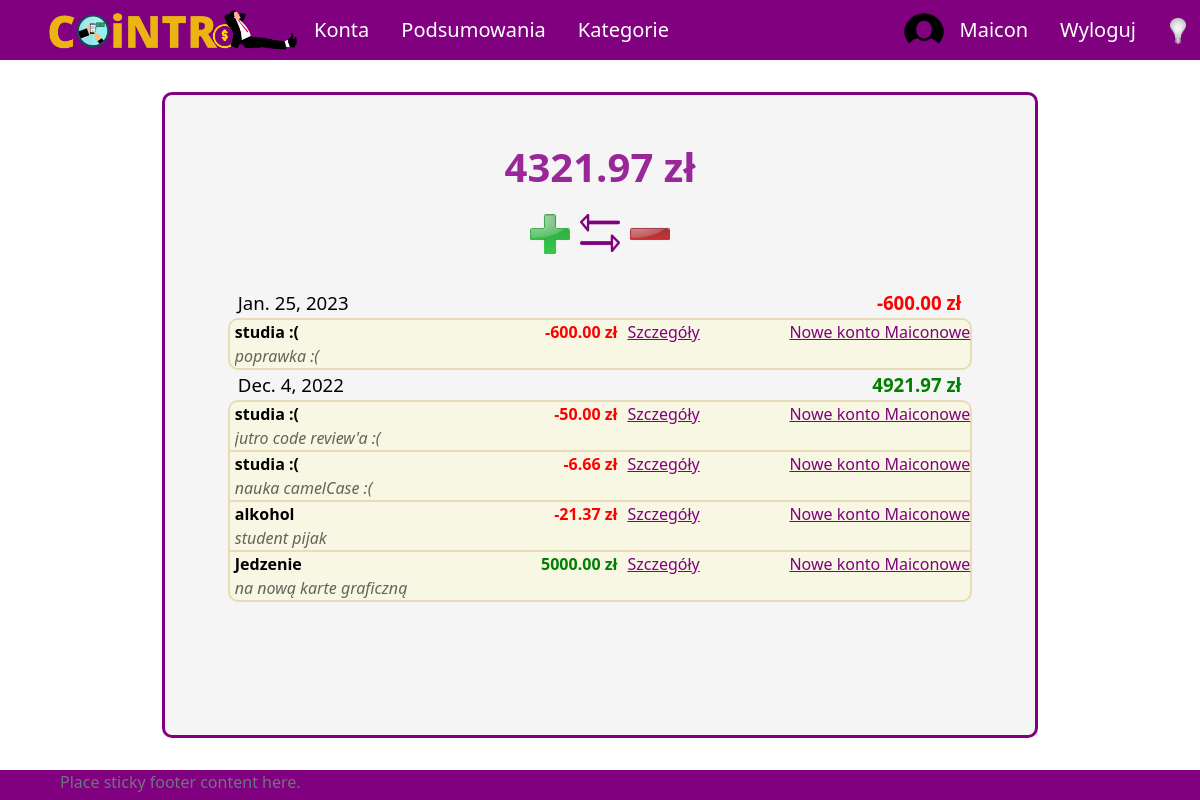
The page / (signed in) on the database as committed earlier.
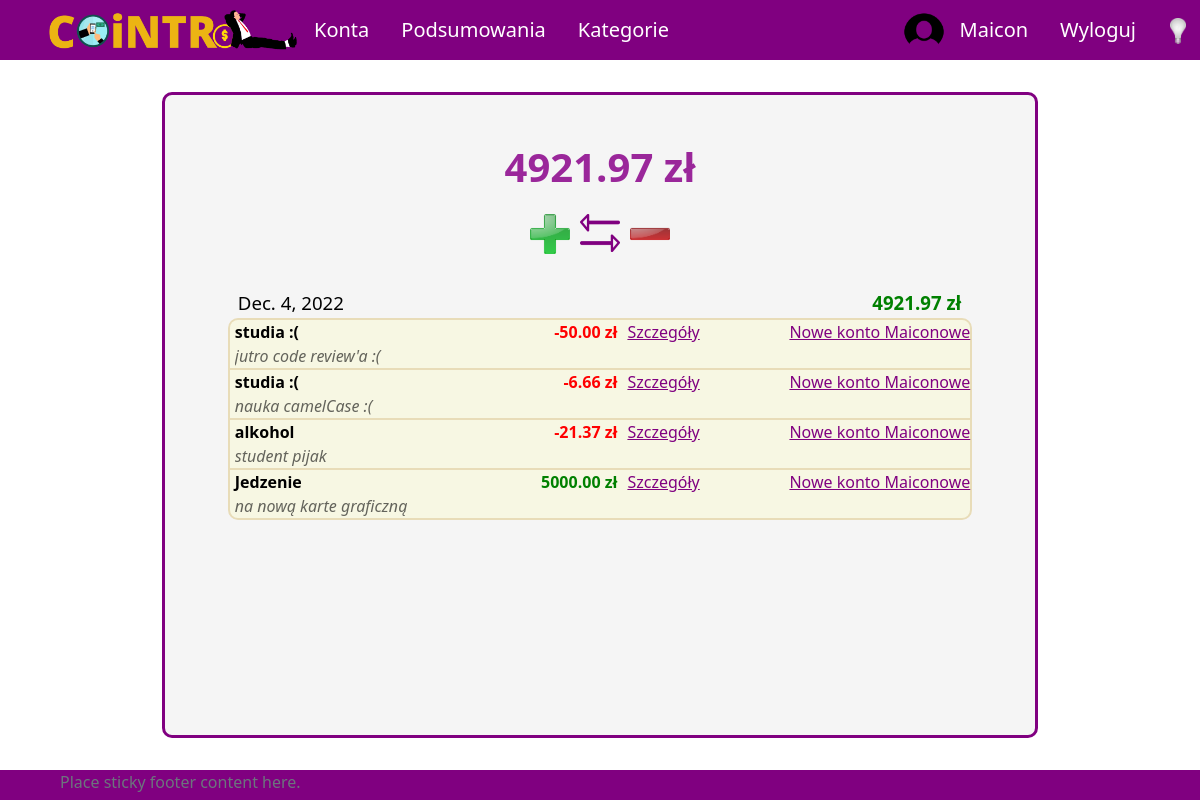
The same page on the database as committed later.
### UsersApp/models.py (models this page shows, shortened)
class Profile(models.Model):
    user = models.OneToOneField(User, on_delete=models.CASCADE, null=True, blank=True)
    name = models.CharField(max_length=200, blank=True, null=True)
    email = models.EmailField(max_length=400, null=True, blank=True)
    username = models.CharField(max_length=200, blank=True, null=True)
    currency = models.ForeignKey('Currency', on_delete=models.SET_NULL, null=True)
    image = models.ImageField(null=True, blank=True)
    created = models.DateTimeField(auto_now_add=True)
    id = models.UUIDField(default=uuid.uuid4, unique=True,
                            primary_key=True, editable=False)

class Currency(models.Model):
    name = models.CharField(max_length=100)
    access_name = models.CharField(max_length=20) #access_name nazwa aby zdobyć kurs walut
    sign = models.CharField(max_length=5) #znak waluty
    id = models.UUIDField(default=uuid.uuid4, unique=True,
                            primary_key=True, editable=False)

class Category(models.Model):
    SCOPE_CHOICES = (
        ("INCOME", "income"),
        ("EXPENSE", "expense"),
    )
    name = models.CharField(max_length=255)
    owner = models.ForeignKey(Profile, null=True, blank=True, on_delete=models.CASCADE)
    scope = models.CharField(max_length=10, choices=SCOPE_CHOICES) #income / expense - do oddzielenia rodzaju transakcji
    id = models.UUIDField(default=uuid.uuid4, unique=True, primary_key=True, editable=False)
    def __str__(self):
        return self.name

### aplication/models.py (models this page shows, shortened)
class Transaction(models.Model):
    intervals = {
        'daily': (lambda x: x + timedelta(days=1), 'Codziennie'),
        'weekly': (lambda x: x + timedelta(weeks=1), 'Co tydzień'),
        'biweekly': (lambda x: x + timedelta(weeks=2), 'Co 2 tygodnie'),
        'montly': (lambda x: x + relativedelta(months=+1), 'Co miesiąc')}
    id_account = models.ForeignKey(Account, on_delete=models.CASCADE)
    id_user = models.ForeignKey(Profile, on_delete=models.SET_NULL, null=True) #konto z którego dokonano transakcji zostało usunięte ale transakcja ma pozostać
    id_category = models.ForeignKey(Category, on_delete=models.CASCADE)
    id_subcategory = models.ForeignKey(Subcategory, on_delete=models.SET_NULL, null=True, blank=True)
    currency = models.ForeignKey(Currency, on_delete=models.SET_NULL, null=True)
    repeat = models.CharField(null=True, blank=True, choices=tuple([(k, v[1]) for k, v in intervals.items()]), max_length=50)
    amount = models.DecimalField(max_digits=10, decimal_places=2)
    converted_amount = models.DecimalField(max_digits=10, decimal_places=2)
    transaction_date = models.DateField()
    description = models.CharField(max_length=255, blank=True, null=True)
    id = models.UUIDField(default=uuid.uuid4, unique=True, primary_key=True, editable=False)

class Account(models.Model):
    owner = models.ForeignKey(Profile, null=True, blank=True, on_delete=models.CASCADE)
    name = models.CharField(max_length=30)
    currency = models.ForeignKey(Currency, on_delete=models.SET_NULL, null=True)
    is_shared = models.BooleanField(default=False)
    description = models.CharField(max_length=100, null=True, blank=True)
    id = models.UUIDField(default=uuid.uuid4, unique=True, primary_key=True, editable=False)

### aplication/views/account_views.py (the view)
# urls.py: 2. Add a URL to urlpatterns:  path('', Home.as_view(), name='home')
class Home(TemplateView):
    template_name = 'application/home/home-logout.html'
    def get(self, request):
        if request.user.is_authenticated:
            return showAllTransactions(request)
        else:
            return render(request, self.template_name)

### aplication/services.py (called while the page is built, shortened)
def sumCurrency(all_transactions, currency):
    sum = 0
    today = date.today()
    for tr in all_transactions.filter(~Q(currency=currency)):
        if tr.id_category.scope == 'EXPENSE' and tr.transaction_date < today:
            sum += c.convert(tr.amount, tr.currency.access_name, currency.access_name, date=tr.transaction_date)
        else:
            sum += c.convert(tr.amount, tr.currency.access_name, currency.access_name)
    matchingCurrencySum = all_transactions.filter(Q(currency=currency)).aggregate(Sum('amount'))['amount__sum']
    sum += matchingCurrencySum if matchingCurrencySum is not None else 0
    return round(sum, 2)

def updateTransactions(all_transactions):
    today = date.today()
    repeating = all_transactions.filter(~Q(repeat=None))

### aplication/views/account_views.py (called while the page is built)
@login_required(login_url='login')
def showAllTransactions(request):
    updateTransactions(Transaction.objects.filter(id_user=request.user.profile))
    transactions = Transaction.objects.filter(id_user=request.user.profile).exclude(id_account__in=Account.objects.filter(~Q(owner=request.user.profile)).values_list('id'))
    page_number = request.GET.get('page')
    prepared = prepareTransactions(transactions, request.user.profile.currency, page_number, 50)
    context = {
        'profile': request.user.profile,
        'daily': prepared[0],
        'balance': prepared[1],
        'future': prepared[2],
        'count': prepared[3],
        'page_obj': prepared[4]
    }
    return render(request, 'application/home/home-login.html', context)

### templates/application/home/home-login.html (shortened to what this page needs)
{% extends 'application/base.html' %}
{%load static%}
{% block content %}
    <div class="title">
        <h1>{{ balance }} {{ profile.currency.sign }}</h1>
    </div>
    <div class="content-pc">
        <p class="buttons">
            <a href="{% url 'addAccountless' type='income' %}"><img id="plus-icon" src="{% static 'images/icons/plus.png' %}"/></a>
            <a href="#"><img id="transfer-icon" src="{% static 'images/icons/arrows.png' %}"/></a>
            <a  href="{% url 'addAccountless' type='expense' %}"><img id="minus-icon" src="{% static 'images/icons/minus.png' %}"/></a>
        </p>
        <br>
        <table>
        {% for date, transactions, value in daily %}
            <tr id="date">
                <td class="center" colspan="4">{{ date }}</td>
                <td  id="transaction-amount"{% if value >= 0 %}class='income' {% else %}class='expense' {% endif %}>{{ value }} {{ profile.currency.sign }}</td>
            </tr>
            {% for tr in transactions %}
                <tr class="transaction"
                style="{% if not forloop.last %} border-bottom:none;{% endif %}
                {% if forloop.last %} border-bottom-left-radius:10px;border-bottom-right-radius:10px;
                {% endif %}
                {% if forloop.first %} border-top-left-radius:10px;border-top-right-radius:10px;
                {% endif %}">
                    <td id="transaction-category" class="bold">{{ tr.id_category }}
                    </td>
                    {% if tr.converted_amount >= 0 %}
                        <td id="transaction-amount" class="income" style="font-weight:600;">{{ tr.amount }} {{ tr.currency.sign }}</td>
                    {% else %}
                        <td id="transaction-amount" class="expense" style="font-weight:600;">{{ tr.amount }} {{ tr.currency.sign }}</td>
                    {% endif %}
                    <td class="last-in-one-row"><a class="purple" href="{% url 'showTransaction' tr.id 1 %}">Szczegóły</a></td>
                    <td id="transaction-account" class="last-in-one-row">
                        <a id="tr-acc-link" class="purple" href="{% url 'account' pk=tr.id_account.id %}">{{ tr.id_account.name }}</a>
                    </td>
                    {% if tr.description %}
                    <td id="transaction-description">{{ tr.description }}</td>
                    {% else %}
                    <td id="transaction-description"></td>
                    {% endif %}
                </tr>
            {% endfor %}
        {% endfor %}
        </table>
    </div>
    <br>
{% endblock  %}

### templates/application/base.html (shortened to what this page needs)
{%load static%}
<!DOCTYPE html>
<html lang="pl">
<head>
    <link href="https://cdn.jsdelivr.net/npm/bootstrap@5.2.2/dist/css/bootstrap.min.css" rel="stylesheet">
    <link rel="stylesheet" type="text/css" href="{% static 'css/style.css' %}">
</head>
<body onload="checkColorMode()">
    <nav class="nav" id="navigation">
        {% if user.is_authenticated %}
        <ul class="nav justify-content-start">
            <li class="nav-item" id="logo-li"><a id="logo-link" class="nav-link" href="{% url 'home' %}">
                <img onmouseover="logoHover()" onmouseout="logoOut()" id="app-logo" src="{% static 'images/logo.png' %}">
            </a>
            <li class="nav-item mobile-menu"><a class="nav-link" href="{% url 'all-accounts' %}">Konta</a></li>
            <li class="nav-item mobile-menu"><a class="nav-link" href="{% url 'summary' %}">Podsumowania</a></li>
            <li class="nav-item mobile-menu"><a class="nav-link" href="{% url 'all-categories' %}">Kategorie</a></li>
        </ul>
        <ul class="nav justify-content-end user-image">
            <img src="{% static 'images/circle_user_image.png' %}", style="border-radius: 50%; width: 40px;">
            <li class="nav-item"><a class="nav-link" href="{% url 'profile' %}">{{ user.username }}</a></li>
            <li class="nav-item"><a class="nav-link" href="{% url 'logout' %}">Wyloguj</a></li>
        </ul>
        {% endif %}
        <button onclick="darkMode()" id="dark-mode-button"><img id="light-bulb" src="{% static 'images/bulb_off.png' %}" /></button>
    </nav>
    <div id = "site-content">
        {% block content %}
        {% endblock %}
    </div>
    <footer class="footer">
        <div class="container">
            <span class="text-muted">Place sticky footer content here.</span>
        </div>
    </footer>
</body>
</html>

### aplication/static/css/style.css (style rules this page uses)
body { background-color: white; color: black; }
#navigation { position: fixed; top: 0; width: 100%; z-index: 9; }
a.nav-link { color: white; font-size: 20px; }
ul.nav { align-items: center; }
nav.nav { height: 60px; background-color: purple; justify-content: space-between; padding-left: 4vw; padding-right: 4vw; }
#logo-link { padding: 0; }
#app-logo { width: 250px; }
#plus-icon { width: 40px; }
#minus-icon { width: 40px; }
#transfer-icon { width: 40px; }
#site-content { min-height: calc(100vh - 4vh - (60px + 4vh) - 30px); margin-top: calc(60px + 4vh); margin-bottom: 4vh; margin-left: 4vw; margin-right: 4vw; padding-left: 1vw; padding-right: 1vw; padding-top: 1vh; padding-bottom: 1vh; width:73%; margin:auto; margin-top: calc(60px + 4vh); margin-bottom: 4vh; border: 3px solid purple; border-radius: 10px; background-color: whitesmoke; position: relative; }
#dark-mode-button { position: absolute; top: 16px; left: 97%; float:right; }
#dark-mode-button > img { width: 16px; }
div.title { padding-top: 5vh; display: flex; align-items: center; flex-direction: column; }
div.title h1 { color: #9a279a; font-size: 40px; font-weight: bold; text-align: center; }
div.content-pc { margin-top: 15px; }
#date { text-align: center; font-size:14pt; }
tr.transaction { min-height:32px; border-collapse: collapse; background-color: rgba(250, 250, 210, 0.5); }
tr.transaction > td { padding: 5px; }
#transaction-description { font-style: italic; color: rgba(0, 0, 0, 0.6); }
#transaction-amount { text-align: end; font-weight: bold; }
.income { color: green; }
.expense { color: red; }
#tr-acc-link { color: purple; }
p.buttons { margin: 10px 0px; }
.content-pc > .buttons { display: flex; justify-content: center; gap: 10px; }
.purple { color: #800080; }
.center { text-align: center; }
.bold { font-weight: bold; }
footer { height: 30px; background-color: purple; justify-content: space-between; padding-left: 4vw; padding-right: 4vw; }
button { background-color: rgba(0, 0, 0, 0); border: none; }
table { width: 100%; }
tr { width: 100%; }
#transaction-description { max-height: 30px; overflow: hidden; }
thead, th, td, tr { display: flex; flex-wrap: wrap; flex-direction:row; align-items: flex-start; justify-content:flex-start; padding-left: 5px; }
table { width: 88%; margin:auto; }
tr { justify-content: left; width: 100%; }
tr > td:first-child { flex: 30%; min-width: fit-content; border: none; }
tr > td:nth-child(2) { flex: 30%; min-width: fit-content; max-width: 20%; margin-right: 10px; border: none; text-align: left; justify-content:flex-end; }
tr > td:nth-child(3) { flex: 20%; min-width: fit-content; border: none; text-align: left; }
tr > td:nth-child(4) { flex: 20%; min-width: fit-content; border: none; }
tr > td:nth-child(5) { flex: 100%; min-width: fit-content; border: none; }
tr.transaction { border: 2px solid #e8dcb8; }
tr.transaction > td { border: none; padding: 0; }

Rows that differ between the two databases and show on the page:
removed Transaction: daily "Jan. 25, 2023", id_category "studia :(", amount "-600.00", currency.sign "zł", id_account.name "Nowe konto Maiconowe", description "poprawka :("
Other text that changed with them:
{{ balance }}: "4321.97" → "4921.97"
list line gone: "-600.00"
list line gone: "zł"
